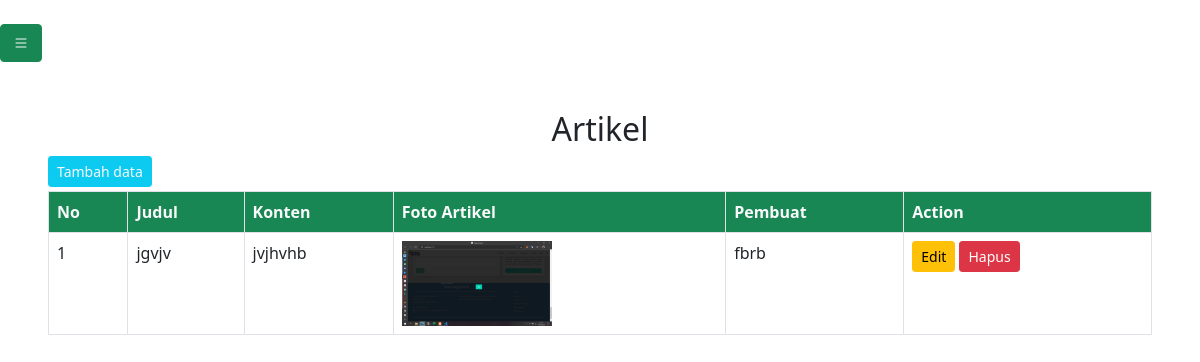
Screenshot of /adm/adm_artikel.php (signed in) with the database file from the repository.
### tables this page shows
CREATE TABLE `artikel` (
  `id_artikel` int(11) NOT NULL,
  `jdl_artikel` text NOT NULL,
  `konten_artikel` text NOT NULL,
  `foto_artikel` text NOT NULL,
  `pembuat_artikel` text NOT NULL
);

### adm/data_artikel.php (the view, shortened to what this page needs)
<?php
require '../app/functions.php';
$artikel = mysqli_query($conn, "SELECT * FROM artikel");
?>
<link href="https://cdn.jsdelivr.net/npm/bootstrap@5.0.2/dist/css/bootstrap.min.css" rel="stylesheet"
 />
<center class="m-5">
    <h2>Artikel</h2>
    <a href="../app/artikel/form_tambahdata.php" class="btn btn-sm btn-info text-light mb-1 "
        style="float: left;">Tambah
        data</a>
    <table class="table table-bordered table-responsive flex ">
        <thead class="bg-success text-light">
            <tr>
                <th>No</th>
                <th>Judul</th>
                <th>Konten</th>
                <th>Foto Artikel</th>
                <th>Pembuat</th>
                <th>Action</th>
            </tr>
        </thead>
        <tbody>
            <?php
            $no = 0;
            while ($result = mysqli_fetch_array($artikel)) {
                $no++;
                ?>
                <tr>
                    <td>
                        <?php echo $no; ?>
                    </td>
                    <td>
                        <?php echo $result['jdl_artikel']; ?>
                    </td>
                    <td>
                        <?php echo $result['konten_artikel']; ?>
                    </td>
                    <td>
                        <img src="../source/images/artikel/<?= $result['foto_artikel'] ?>" alt="" width="150px">
                    </td>
                    <td>
                        <?php echo $result['pembuat_artikel']; ?>
                    </td>
                    <td>
                        <a href="../app/artikel/ubah.php?id=<?php echo $result['id_artikel']; ?>"
                            class="btn btn-sm btn-warning">Edit</a>
                        <a href="../app/artikel/hapus.php?id=<?php echo $result['id_artikel']; ?>"
                            class="btn btn-sm btn-danger">Hapus</a>
                    </td>
                </tr>
            <?php } ?>
        </tbody>
    </table>
</center>

### adm/adm_artikel.php (style rules this page uses)
a { text-decoration: none; }

### rows the page displays
artikel: jdl_artikel "jgvjv", konten_artikel "jvjhvhb", foto_artikel (picture), pembuat_artikel "fbrb"
